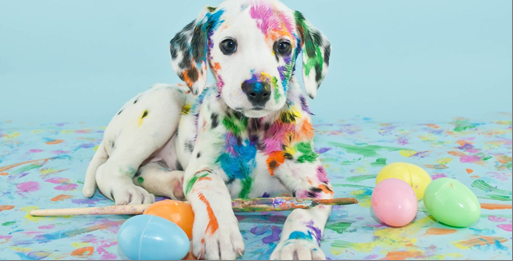
#> input picture Tuan08/image.png, 513 x 261 px
$ jupyter execute 2374802010164_PhamTheHung_0101_Lab05.ipynb
#> lines starting #> are read from the running program, lines starting #| are printed output that depends on the picture; after the words box and inside, x2 and y2 are one past the last pixel; in counts of white or black regions, pixels touching at a corner belong together
[cell 1]
import cv2 as cv
import matplotlib.pyplot as plt

1. Thresholding để phân đoạn ảnh

[cell 2]
import cv2
import numpy as np
import matplotlib.pyplot as plt

# Đọc ảnh
img = cv2.imread('image.png', cv2.IMREAD_GRAYSCALE)
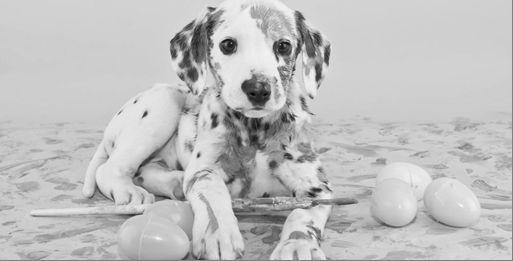
#> img: shape (261, 513); min 0, max 253, mean 191.2
ret, thresh_global = cv2.threshold(img, 127, 255, cv2.THRESH_BINARY)
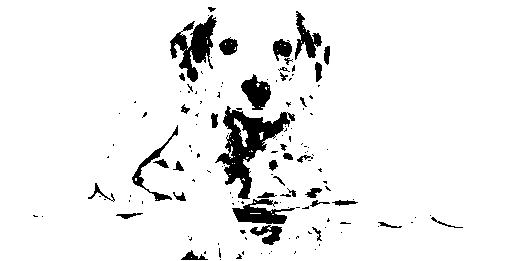
#> thresh_global: shape (261, 513); 93.1% white; 140 black regions (101 under 20 px), largest, box (x1, y1, x2, y2) and area: (215, 106, 295, 199) 2499, (170, 15, 217, 82) 1374, (232, 199, 295, 224) 824
thresh_adaptive = cv2.adaptiveThreshold(img, 255, cv2.ADAPTIVE_THRESH_GAUSSIAN_C, cv2.THRESH_BINARY, 11, 2)
#> thresh_adaptive: shape (261, 513); 78.8% white; black in thin lines or dots

plt.figure(figsize=(15, 5))

# Ảnh 1
plt.subplot(1, 3, 1)
plt.imshow(img, cmap='gray')
plt.title('Original Image')

# Ảnh 2
plt.subplot(1, 3, 2)
plt.imshow(thresh_global, cmap='gray')
plt.title('Global Thresholding')

# Ảnh 3
plt.subplot(1, 3, 3)
plt.imshow(thresh_adaptive, cmap='gray')
plt.title('Adaptive Thresholding')

plt.show()

2. Otsu algorithm để phân đoạn ảnh vân tay

[cell 3]
# Đọc ảnh vân tay
fingerprint_img = cv2.imread('fingerprint.png', cv2.IMREAD_GRAYSCALE)
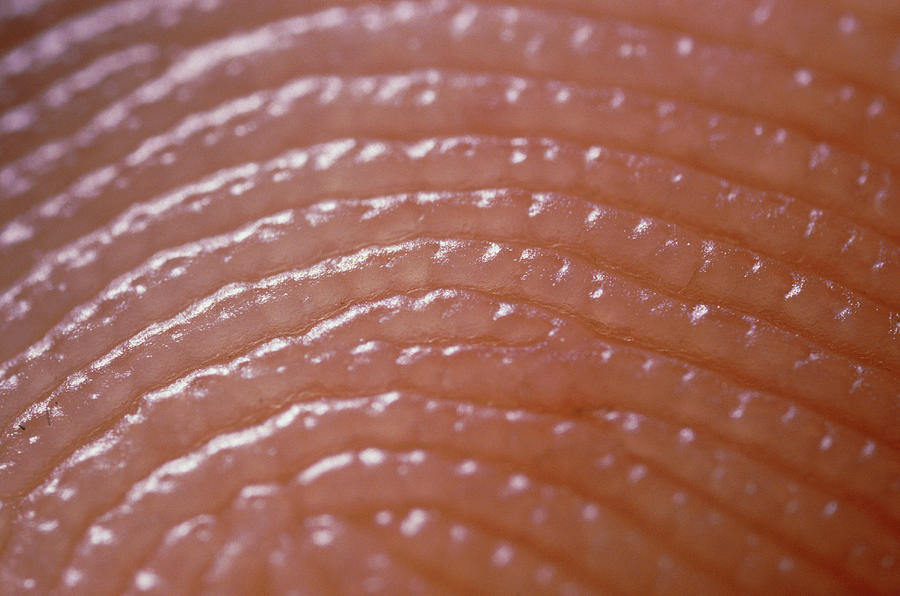
#> input picture Tuan08/fingerprint.png, 900 x 596 px
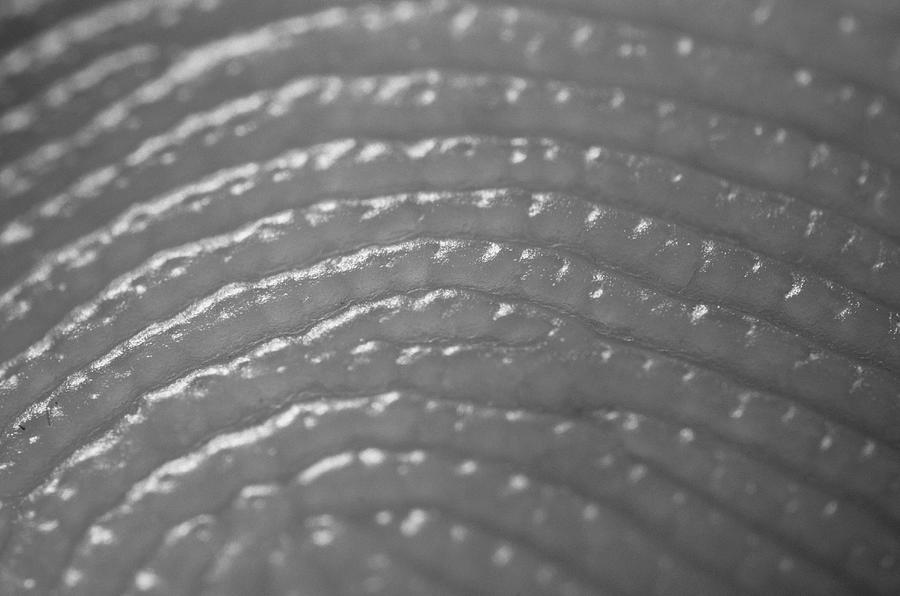
#> fingerprint_img: shape (596, 900); min 30, max 255, mean 115.9

# Áp dụng thuật toán Otsu
ret_otsu, thresh_otsu = cv2.threshold(fingerprint_img, 0, 255, cv2.THRESH_BINARY + cv2.THRESH_OTSU)
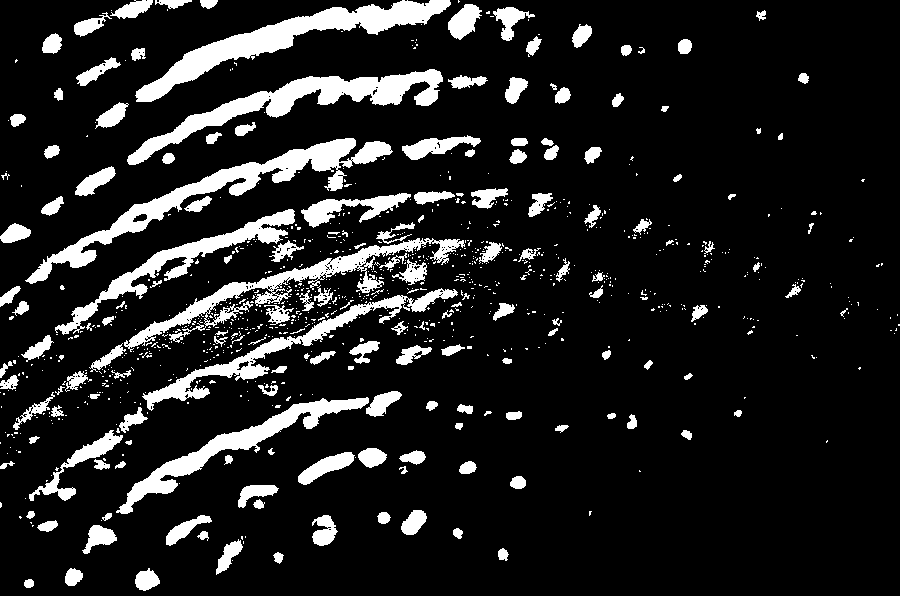
#> thresh_otsu: shape (596, 900); 12.9% white; 943 white regions (774 under 20 px), largest, box (x1, y1, x2, y2) and area: (25, 138, 393, 284) 7082, (135, 0, 451, 102) 6805, (127, 69, 443, 165) 6227
#> ret_otsu = 138
print(f"Ngưỡng Otsu tự động tìm được là: {ret_otsu}")
#| Ngưỡng Otsu tự động tìm được là: 138.0

# Hiển thị
plt.figure(figsize=(10, 5))

plt.subplot(1, 2, 1)
plt.imshow(fingerprint_img, cmap='gray')
plt.title('Original Fingerprint')

plt.subplot(1, 2, 2)
plt.imshow(thresh_otsu, cmap='gray')
plt.title(f"Otsu's Thresholding (T={ret_otsu})")

plt.show()

3. Clustering techniques trong phân đoạn ảnh, K-mean clustering

[cell 4]
import cv2
import numpy as np
import matplotlib.pyplot as plt

# Đọc và chuyển đổi hệ màu
img_color = cv2.imread('image.png')
#> img_color is the input picture: shape (261, 513, 3); mean B, G, R 195.1, 197.2, 172.7
img_color = cv2.cvtColor(img_color, cv2.COLOR_BGR2RGB)

# Chuyển đổi dữ liệu để đưa vào K-means
pixel_values = img_color.reshape((-1, 3))
pixel_values = np.float32(pixel_values)

criteria = (cv2.TERM_CRITERIA_EPS + cv2.TERM_CRITERIA_MAX_ITER, 100, 0.2)
K = 3

# Chạy K-means
_, labels, centers = cv2.kmeans(pixel_values, K, None, criteria, 10, cv2.KMEANS_RANDOM_CENTERS)
#> centers = [[182.4, 214.3, 217.8], [182.8, 174.5, 150.2], [81.09, 111.2, 107.9]]

# Tái tạo ảnh
centers = np.uint8(centers)
#> centers = [[182, 214, 217], [182, 174, 150], [81, 111, 107]]
segmented_data = centers[labels.flatten()]
segmented_image = segmented_data.reshape((img_color.shape))
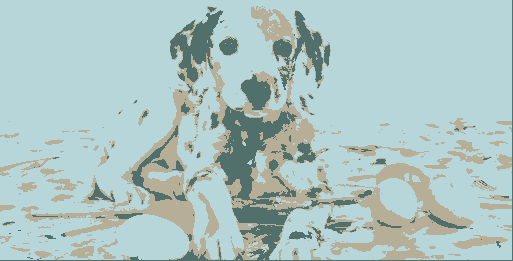
#> segmented_image: shape (261, 513, 3); mean R, G, B 172.2, 196.9, 194.4

# Hiển thị
plt.figure(figsize=(10, 5))

plt.subplot(1, 2, 1)
plt.imshow(img_color)
plt.title('Original Image')

plt.subplot(1, 2, 2)
plt.imshow(segmented_image)
plt.title(f'K-Means Clustering (K={K})')

plt.show()

4. Sử dụng thuật toán Region growing

[cell 5]
img_rg = cv2.imread('image.png', cv2.IMREAD_GRAYSCALE)

# Khởi tạo mask và các thông số cho FloodFill (mô phỏng Region Growing)
h, w = img_rg.shape
#> h = 261; w = 513
mask = np.zeros((h + 2, w + 2), np.uint8)

seed_point = (50, 50) # Tọa độ điểm bắt đầu lan truyền
new_value = 255       # Màu của vùng mới (Trắng)
lo_diff = 10          # Dung sai dưới
up_diff = 10          # Dung sai trên

# Thực hiện FloodFill
img_floodfill = img_rg.copy()
cv2.floodFill(img_floodfill, mask, seed_point, new_value, lo_diff, up_diff)

# Hiển thị
plt.figure(figsize=(10, 5))

plt.subplot(1, 2, 1)
plt.imshow(img_rg, cmap='gray')
plt.title('Original Image')

plt.subplot(1, 2, 2)
plt.imshow(img_floodfill, cmap='gray')
plt.title(f'Region Growing (Seed={seed_point})')

plt.show()

5. Sử dụng thuật toán Split and merge để phân đoạn ảnh

[cell 6]
import cv2
import matplotlib.pyplot as plt
from skimage import segmentation, color, graph

# Đọc ảnh
img_sm = cv2.imread('image.png')
img_sm = cv2.cvtColor(img_sm, cv2.COLOR_BGR2RGB)

# 1. SPLIT: Cắt thành siêu pixel
labels_split = segmentation.slic(img_sm, compactness=30, n_segments=400, start_label=1)
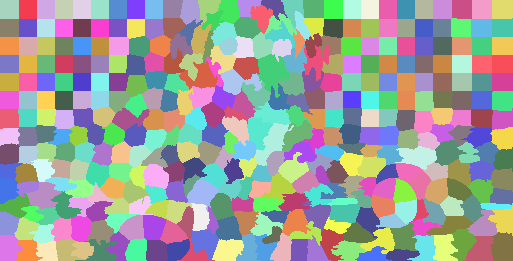
#> labels_split: shape (261, 513) int64; 378 distinct labels, from 1 to 378; one colour per label, 0 black
img_split = color.label2rgb(labels_split, img_sm, kind='avg')

# 2. MERGE: Sát nhập vùng dựa trên đồ thị màu
g = graph.rag_mean_color(img_sm, labels_split)

# Sử dụng cut_threshold thay cho merge_hierarchical để tránh lỗi phiên bản skimage
# thresh=29 (bạn có thể tinh chỉnh con số này để xem các mức độ gộp vùng khác nhau)
labels_merge = graph.cut_threshold(labels_split, g, thresh=29)
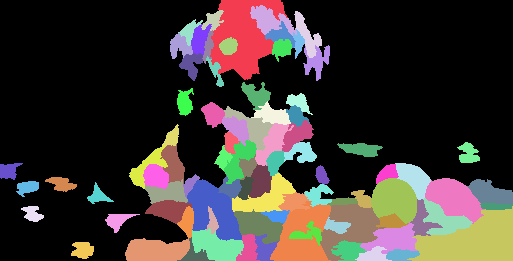
#> labels_merge: shape (261, 513) int64; 85 distinct labels, from 0 to 84; one colour per label, 0 black
img_merge = color.label2rgb(labels_merge, img_sm, kind='avg')

# Hiển thị
plt.figure(figsize=(15, 5))

plt.subplot(1, 3, 1)
plt.imshow(img_sm)
plt.title('Original Image')

plt.subplot(1, 3, 2)
plt.imshow(img_split)
plt.title('Split (Oversegmentation)')

plt.subplot(1, 3, 3)
plt.imshow(img_merge)
plt.title('Merge (Final)')

plt.show()

6. Phân đoạn ảnh với Edge-based sigmentation

[cell 7]
img_edge = cv2.imread('image.png')
img_gray = cv2.cvtColor(img_edge, cv2.COLOR_BGR2GRAY)

# Làm mờ và tìm cạnh Canny
blurred = cv2.GaussianBlur(img_gray, (5, 5), 0)
edges = cv2.Canny(blurred, 50, 150)
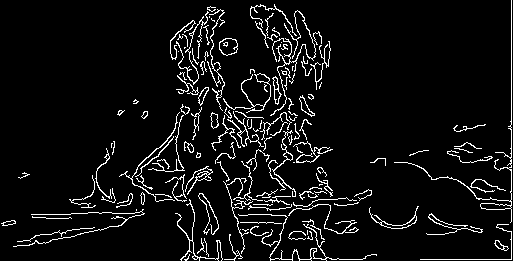
#> edges: shape (261, 513); 6.4% white in thin lines or dots

# Tìm viền và tô kín vùng phân đoạn
contours, _ = cv2.findContours(edges, cv2.RETR_EXTERNAL, cv2.CHAIN_APPROX_SIMPLE)
#> contours = 138 contours, 105 with area under 20; largest, box (x1, y1, x2, y2) and area: (219, 38, 238, 56) 247, (394, 0, 512, 223) 199, (369, 206, 419, 229) 148, (223, 73, 271, 113) 122, (272, 76, 282, 105) 116
segmented_by_edge = np.zeros_like(img_edge)
cv2.drawContours(segmented_by_edge, contours, -1, (0, 255, 0), thickness=cv2.FILLED)
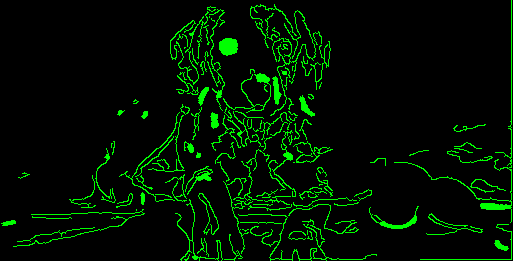
#> segmented_by_edge: shape (261, 513, 3); mean of channels 0, 1, 2 0, 18.1, 0; drawn as B, G, R

# Chuyển lại hệ màu RGB để plot hiển thị đúng màu
img_edge_rgb = cv2.cvtColor(img_edge, cv2.COLOR_BGR2RGB)
segmented_rgb = cv2.cvtColor(segmented_by_edge, cv2.COLOR_BGR2RGB)

# Hiển thị
plt.figure(figsize=(15, 5))

plt.subplot(1, 3, 1)
plt.imshow(img_edge_rgb)
plt.title('Original Image')

plt.subplot(1, 3, 2)
plt.imshow(edges, cmap='gray')
plt.title('Canny Edges')

plt.subplot(1, 3, 3)
plt.imshow(segmented_rgb)
plt.title('Edge-based Segmentation')

plt.show()
